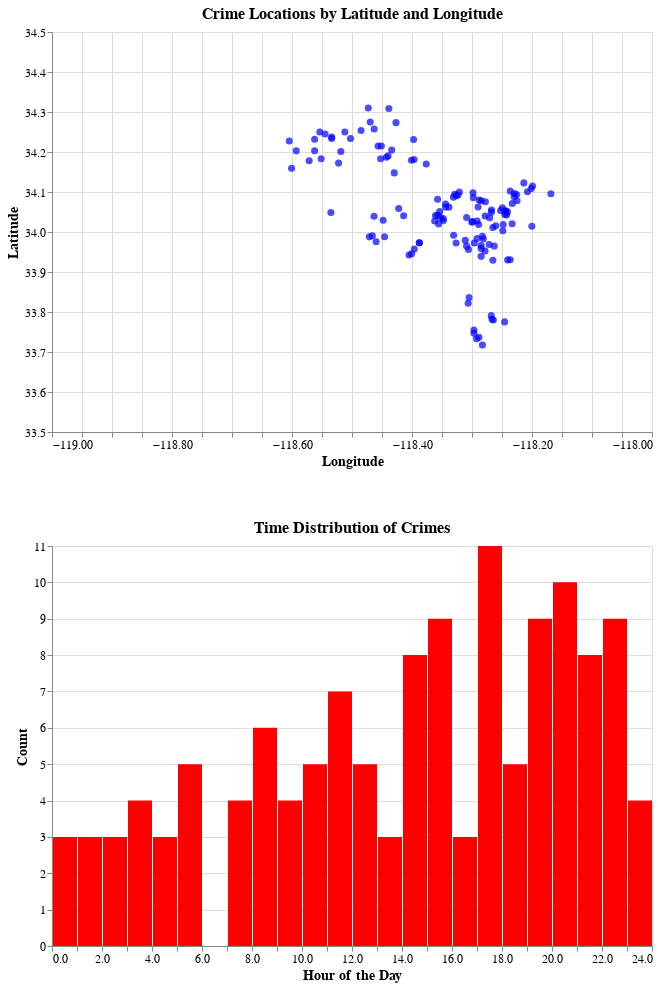

Here is the notebook cell this chart was saved with:
### Code cell
dashboard

### Figure 1 — Vega-Lite specification as saved in the notebook (floating-point values rounded to 4 significant figures; data arrays with more than 128 entries replaced by an {"elided": "..."} marker saying what was removed)
{"config": {"view": {"continuousWidth": 300, "continuousHeight": 300}, "axis": {"labelFontSize": 12, "titleFontSize": 14}, "title": {"fontSize": 16}}, "vconcat": [{"mark": {"type": "circle", "color": "blue", "size": 50}, "encoding": {"tooltip": [{"field": "Crm Cd Desc", "type": "nominal"}, {"field": "LAT", "type": "quantitative"}, {"field": "LON", "type": "quantitative"}], "x": {"field": "LON", "scale": {"domain": [-119, -118]}, "title": "Longitude", "type": "quantitative"}, "y": {"field": "LAT", "scale": {"domain": [33.5, 34.5]}, "title": "Latitude", "type": "quantitative"}}, "height": 400, "name": "view_35", "title": "Crime Locations by Latitude and Longitude", "transform": [{"filter": {"param": "param_21"}}], "width": 600}, {"mark": {"type": "bar", "color": "red"}, "encoding": {"tooltip": [{"aggregate": "count", "type": "quantitative"}], "x": {"bin": {"extent": [0, 24], "maxbins": 24}, "field": "HOUR", "title": "Hour of the Day", "type": "quantitative"}, "y": {"aggregate": "count", "title": "Count", "type": "quantitative"}}, "height": 400, "title": "Time Distribution of Crimes", "transform": [{"filter": {"param": "param_21"}}], "width": 600}], "data": {"name": "data-81b7f879f70379ac6c52abaa7f8af445"}, "params": [{"name": "param_21", "select": {"type": "point", "fields": ["Crm Cd Desc"]}, "bind": {"input": "select", "options": ["VANDALISM - MISDEAMEANOR ($399 OR UNDER)", "THEFT PLAIN - PETTY ($950 & UNDER)", "BURGLARY FROM VEHICLE", "THEFT FROM MOTOR VEHICLE - PETTY ($950 & UNDER)", "VANDALISM - FELONY ($400 & OVER, ALL CHURCH VANDALISMS)", "THEFT OF IDENTITY", "RAPE, FORCIBLE", "THEFT FROM MOTOR VEHICLE - GRAND ($950.01 AND OVER)", "VEHICLE - STOLEN", "CHILD ABUSE (PHYSICAL) - SIMPLE ASSAULT", "CONTEMPT OF COURT", "ASSAULT WITH DEADLY WEAPON, AGGRAVATED ASSAULT", "BIKE - STOLEN", "BATTERY - SIMPLE ASSAULT", "INTIMATE PARTNER - AGGRAVATED ASSAULT", "BUNCO, GRAND THEFT", "OTHER MISCELLANEOUS CRIME", "DOCUMENT FORGERY / STOLEN FELONY", "SHOPLIFTING - PETTY THEFT ($950 & UNDER)", "INTIMATE PARTNER - SIMPLE ASSAULT", "ROBBERY", "TRESPASSING", "THEFT-GRAND ($950.01 & OVER)EXCPT,GUNS,FOWL,LIVESTK,PROD", "BURGLARY", "SHOTS FIRED AT INHABITED DWELLING", "CRIMINAL HOMICIDE", "VEHICLE - ATTEMPT STOLEN", "PICKPOCKET", "LEWD CONDUCT", "BRANDISH WEAPON", "VIOLATION OF COURT ORDER", "BUNCO, PETTY THEFT", "CRIMINAL THREATS - NO WEAPON DISPLAYED", "DISTURBING THE PEACE", "DISCHARGE FIREARMS/SHOTS FIRED", "BATTERY POLICE (SIMPLE)", "SHOPLIFTING-GRAND THEFT ($950.01 & OVER)", "RESISTING ARREST", "BATTERY WITH SEXUAL CONTACT", "CRM AGNST CHLD (13 OR UNDER) (14-15 & SUSP 10 YRS OLDER)", "SEX OFFENDER REGISTRANT OUT OF COMPLIANCE", "ATTEMPTED ROBBERY", "THEFT, PERSON", "CHILD ANNOYING (17YRS & UNDER)", "EXTORTION", "DRIVING WITHOUT OWNER CONSENT (DWOC)", "BURGLARY, ATTEMPTED", "VIOLATION OF RESTRAINING ORDER", "ARSON", "THEFT FROM PERSON - ATTEMPT", "EMBEZZLEMENT, GRAND THEFT ($950.01 & OVER)", "DEFRAUDING INNKEEPER/THEFT OF SERVICES, $950 & UNDER", "LETTERS, LEWD  -  TELEPHONE CALLS, LEWD", "BOMB SCARE", "THEFT PLAIN - ATTEMPT", "OTHER ASSAULT", "ASSAULT WITH DEADLY WEAPON ON POLICE OFFICER", "VEHICLE, STOLEN - OTHER (MOTORIZED SCOOTERS, BIKES, ETC)", "BURGLARY FROM VEHICLE, ATTEMPTED", "ORAL COPULATION", "HUMAN TRAFFICKING - COMMERCIAL SEX ACTS", "KIDNAPPING", "FAILURE TO YIELD", "CHILD ABUSE (PHYSICAL) - AGGRAVATED ASSAULT", "VIOLATION OF TEMPORARY RESTRAINING ORDER", "THEFT FROM MOTOR VEHICLE - ATTEMPT", "THREATENING PHONE CALLS/LETTERS", "INDECENT EXPOSURE", "KIDNAPPING - GRAND ATTEMPT", "STALKING", "SEXUAL PENETRATION W/FOREIGN OBJECT", "SHOTS FIRED AT MOVING VEHICLE, TRAIN OR AIRCRAFT", "PEEPING TOM", "THROWING OBJECT AT MOVING VEHICLE", "RAPE, ATTEMPTED", "FALSE IMPRISONMENT", "CHILD NEGLECT (SEE 300 W.I.C.)", "SODOMY/SEXUAL CONTACT B/W PENIS OF ONE PERS TO ANUS OTH", "SEX,UNLAWFUL(INC MUTUAL CONSENT, PENETRATION W/ FRGN OBJ", "FALSE POLICE REPORT", "UNAUTHORIZED COMPUTER ACCESS", "SHOPLIFTING - ATTEMPT", "RECKLESS DRIVING", "BATTERY ON A FIREFIGHTER", "CHILD STEALING", "CRUELTY TO ANIMALS", "REPLICA FIREARMS(SALE,DISPLAY,MANUFACTURE OR DISTRIBUTE)", "BOAT - STOLEN"], "name": "Crime Type: "}, "value": "VANDALISM - MISDEAMEANOR ($399 OR UNDER)", "views": ["view_35"]}], "spacing": 50, "$schema": "https://vega.github.io/schema/vega-lite/v5.8.0.json", "datasets": {"data-81b7f879f70379ac6c52abaa7f8af445": {"elided": "4900 records"}}}
